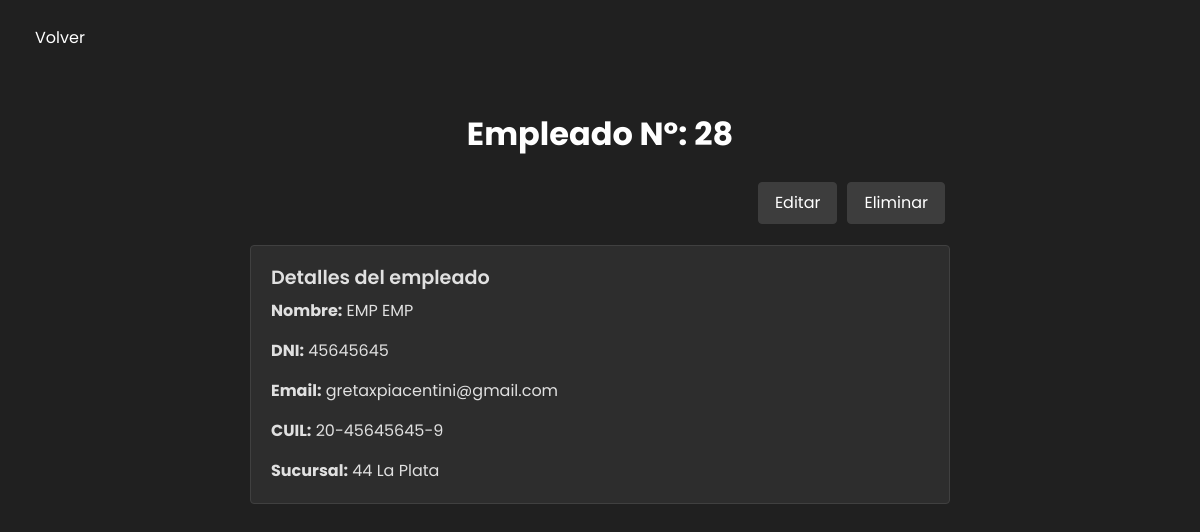
Page /detalle-empleado/28/ on the earlier database version.
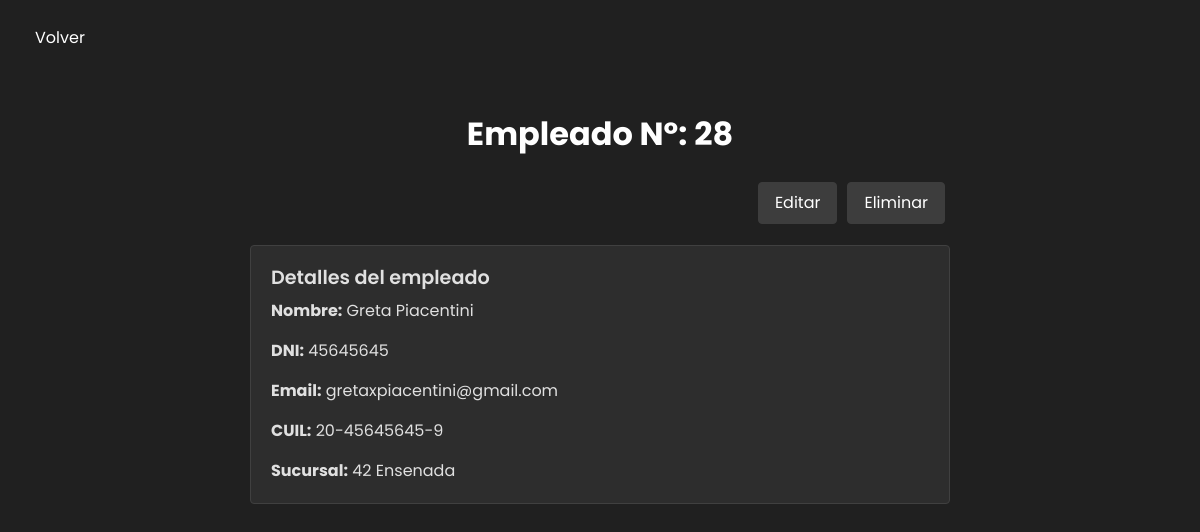
Same page on the later database version.
### vista_usuario/models.py (models this page shows)
class User(AbstractUser):
    email = models.EmailField(blank=True,default="")
    dni = models.CharField(max_length=8)
    fecha_nacimiento = models.DateField()
    cuil = models.CharField(max_length=13,default="")
    sucursal = models.ForeignKey(Sucursal, on_delete=models.SET_NULL,default="", null=True)

### vista_administrador/models.py (models this page shows)
class Sucursal(models.Model):
    nombre = models.CharField(max_length=100)
    direccion = models.CharField(max_length=100)

### vista_administrador/views.py (the view)
# urls.py: path('detalle-empleado/<str:empleado_id>/',admin_view.detalle_empleado,name='detalle-empleado'),
def detalle_empleado(request,empleado_id):
    a_ver = User.objects.get(id=empleado_id)
    return render(request,os.path.join(TEMPLATE_DIR,'detalle_empleado.html'),{'empleado' : a_ver})

### vista_usuario/middelwares/middelware.py (called while the page is built)
    def __call__(self, request):
        response = self.get_response(request)
        if request.path == reverse('cerrar_sesion') and request.user.is_authenticated:
            return redirect('inicio')  # Redirige a la página de inicio después de cerrar sesión
        return response

### templates/vista_administrador/detalle_empleado.html (shortened to what this page needs)
<!DOCTYPE html>
<html lang="es">
<head>
    <link href="https://stackpath.bootstrapcdn.com/bootstrap/4.5.2/css/bootstrap.min.css" rel="stylesheet">
    <link href="https://cdn.jsdelivr.net/npm/bootstrap-icons@1.10.3/font/bootstrap-icons.css" rel="stylesheet">
    <link href='https://unpkg.com/boxicons@2.1.4/css/boxicons.min.css' rel='stylesheet'>
    {% load static %}
    <link rel="stylesheet" type="text/css" href="{% static 'css/ver_sucursales.css' %}">
</head>
<body>
    <div class="custom-container">
        <button id="BotonVolver" class="btn btn-secondary">
          <a href="{% url 'ver-empleados' %}">
            <i class='bx bx-chevron-left'>
              <span>Volver</span>
            </i>
          </a>
        </button>
    </div>
    <div class="container">
        <div class="mb-3 text-center">
            <h1>Empleado Nº: {{ empleado.id }}</h1>
        </div>
        <div class="d-flex justify-content-end mb-3">
            <a href="{% url 'editar_empleado' empleado.id %}" class="btn btn-primary me-2">
                 Editar
            </a>
            <button class="btn btn-danger" onclick="confirmarEliminacionEmpleado('{{ empleado.id }}')">
                 Eliminar
            </button>
        </div>
        <div class="card mb-4">
            <div class="card-body">
                <h5 class="card-title">Detalles del empleado</h5>
                <p class="card-text"><strong>Nombre:</strong> {{ empleado.first_name}} {{empleado.last_name }}</p>
                <p class="card-text"><strong>DNI:</strong> {{ empleado.dni }}</p>
                <p class="card-text"><strong> Email:</strong> {{ empleado.email }}</p>
                <p class="card-text"><strong>CUIL:</strong> {{ empleado.cuil }}</p>
                <p class="card-text"><strong> Sucursal:</strong> {{ empleado.sucursal.id }} {{empleado.sucursal.nombre}}</p>
            </div>
        </div>
</body>
</html>

Differences in the rows shown:
changed User "gretaxpiacentini@gmail.com": first_name "EMP" → "Greta"; last_name "EMP" → "Piacentini"; sucursal.id "44" → "42"; sucursal.nombre "La Plata" → "Ensenada"
